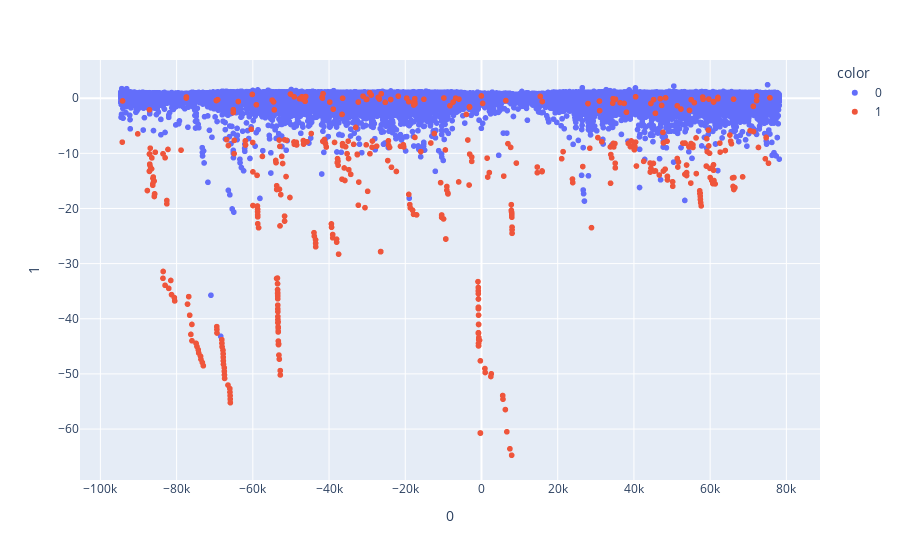

The code cell stored with this chart in its notebook:
### Code cell
px.scatter(data, x = 0, y = 1, color = data.Label.astype(str))

### Figure 1 — Plotly figure (JSON) as saved in the notebook; plotly's stock layout.template omitted (floating-point values rounded to 4 significant figures; data arrays with more than 128 entries replaced by an {"elided": "..."} marker saying what was removed)
{"data": [{"hovertemplate": "color=0<br>0=%{x}<br>1=%{y}<extra></extra>", "legendgroup": "0", "marker": {"color": "#636efa", "symbol": "circle"}, "mode": "markers", "name": "0", "showlegend": true, "type": "scattergl", "x": {"elided": "50000 float values"}, "xaxis": "x", "y": {"elided": "50000 float values"}, "yaxis": "y"}, {"hovertemplate": "color=1<br>0=%{x}<br>1=%{y}<extra></extra>", "legendgroup": "1", "marker": {"color": "#EF553B", "symbol": "circle"}, "mode": "markers", "name": "1", "showlegend": true, "type": "scattergl", "x": {"elided": "492 float values"}, "xaxis": "x", "y": {"elided": "492 float values"}, "yaxis": "y"}], "layout": {"legend": {"title": {"text": "color"}, "tracegroupgap": 0}, "margin": {"t": 60}, "xaxis": {"anchor": "y", "domain": [0, 1], "title": {"text": "0"}}, "yaxis": {"anchor": "x", "domain": [0, 1], "title": {"text": "1"}}}}
